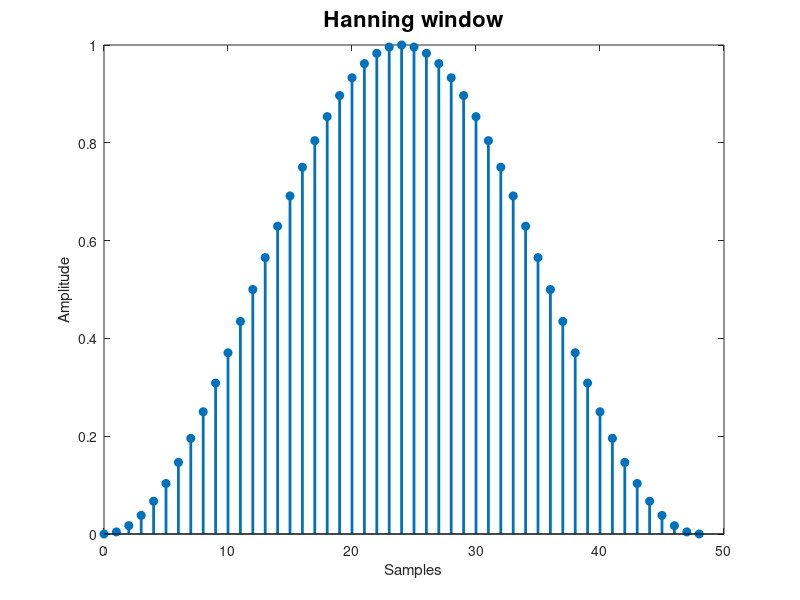

This figure's MATLAB source:
clc;
clear;
close all;
wp=0.5*pi;
ws=0.33*pi;
TranBand=wp-ws;
M=ceil(8*pi/TranBand);
n=0:1:M;
w=0.5-0.5*cos(2*n*pi/M);
stem(n, w, "filled", "linewidth", 2)
xlabel("Samples")
ylabel("Amplitude")
title("Hanning window", "FontSize", 16)